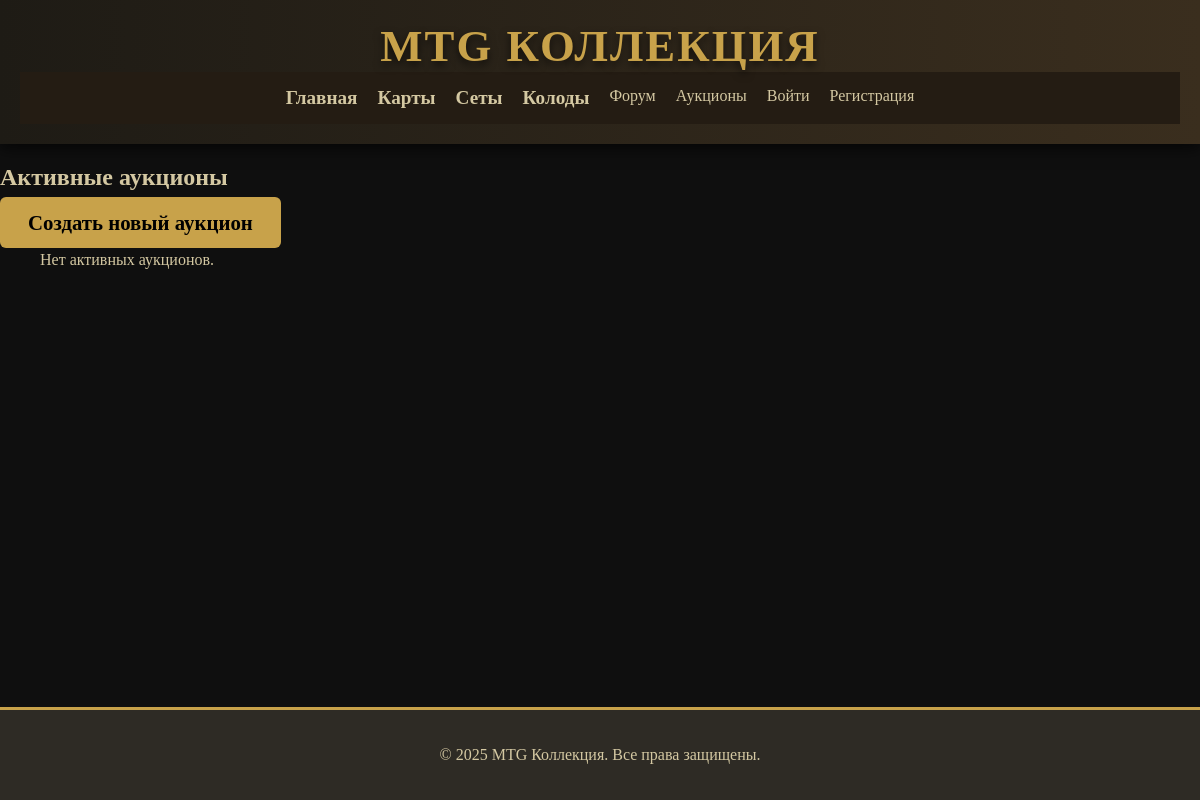
The app's page /auctions/, older data.
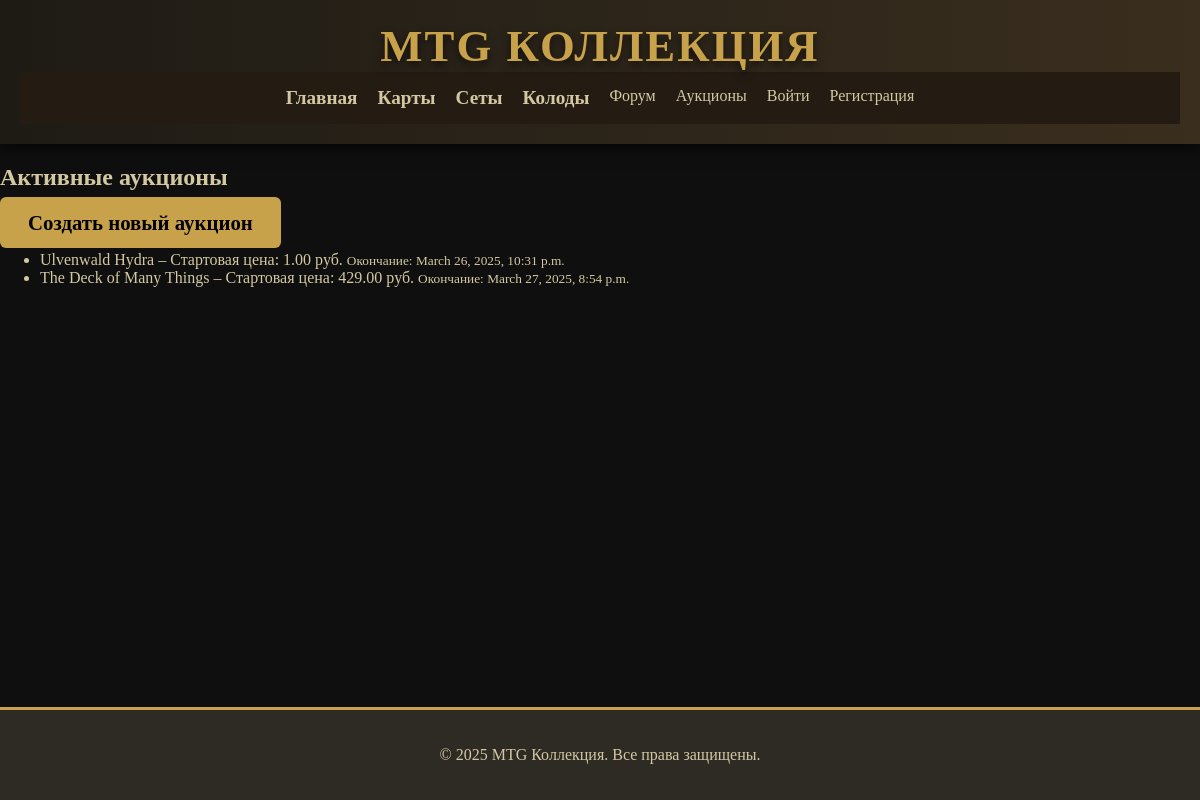
The same page, newer data.
### auctions/models.py (models this page shows, shortened)
class Auction(models.Model):
    card = models.ForeignKey(Card, on_delete=models.CASCADE, related_name='auctions')
    seller = models.ForeignKey(User, on_delete=models.CASCADE, related_name='auctions')
    starting_price = models.DecimalField(max_digits=10, decimal_places=2)
    current_price = models.DecimalField(max_digits=10, decimal_places=2, null=True, blank=True)
    end_time = models.DateTimeField()
    approved = models.BooleanField(default=False)  # Аукцион публикуется только после подтверждения администратора
    is_active = models.BooleanField(default=True)   # Флаг активности аукциона
    created_at = models.DateTimeField(auto_now_add=True)

### mtg_app/models.py (models this page shows, shortened)
class Card(models.Model):
    scryfall_id = models.CharField(max_length=100, unique=True, verbose_name="Scryfall ID")
    name = models.CharField(max_length=200, verbose_name="Название")
    set = models.ForeignKey('Set', on_delete=models.CASCADE, verbose_name="Сет",related_name='cards')
    collector_number = models.CharField(max_length=20, verbose_name="Коллекционный номер")
    foil = models.BooleanField(default=False, verbose_name="Фоил")
    rarity = models.CharField(max_length=50, verbose_name="Редкость")
    quantity = models.IntegerField(default=1, verbose_name="Количество")
    purchase_price = models.DecimalField(max_digits=10, decimal_places=2,default=0, verbose_name="Цена покупки")
    language = models.CharField(max_length=50, verbose_name="Язык")
    condition = models.CharField(max_length=50, verbose_name="Состояние")
    image_url = models.CharField(max_length=200, blank=True, null=True, verbose_name="Ссылка на изображение")
    owner = models.ForeignKey(User, on_delete=models.CASCADE, related_name="cards", null=True, blank=True)

### auctions/views.py (the view)
# urls.py: path('', views.auction_list, name='auction_list'),
def auction_list(request):
    auctions = Auction.objects.filter(
        approved=True,
        is_active=True,
        end_time__gt=timezone.now()
    ).order_by('end_time')
    return render(request, 'auctions/auction_list.html', {'auctions': auctions})

### auctions/templates/auctions/auction_list.html (shortened to what this page needs)
{% extends 'mtg_app/base.html' %} {% load static %}  {% block content %}
<h2>Активные аукционы</h2>
<a href="{% url 'auctions:create_auction' %}" class="btn"
  >Создать новый аукцион</a
>
<ul>
  {% for auction in auctions %}
  <li>
    <a href="{% url 'auctions:auction_detail' auction.id %}">
      {{ auction.card.name }} – Стартовая цена: {{ auction.starting_price }}
      руб.
    </a>
    <small>Окончание: {{ auction.end_time }}</small>
  </li>
  {% empty %}
  <p>Нет активных аукционов.</p>
  {% endfor %}
</ul>
{% endblock %}

### mtg_app/templates/mtg_app/base.html (shortened to what this page needs)
{% load static %}
<html lang="ru">
  <head>
    <link rel="stylesheet" href="{% static 'mtg_app/styles.css' %}" />
  </head>
  <body>
    <header>
      <div class="header-content">
        <h1>MTG Коллекция</h1>
        <nav>
          <a href="{% url 'mtg_app:home' %}" class="nav-link">Главная</a>
          <a href="{% url 'mtg_app:card_list' %}" class="nav-link">Карты</a>
          <a href="{% url 'mtg_app:set_list' %}" class="nav-link">Сеты</a>
          <a href="{% url 'mtg_app:deck_list' %}" class="nav-link">Колоды</a>
          <a href="{% url 'forum:thread_list' %}">Форум</a>
          <a href="{% url 'auctions:auction_list' %}">Аукционы</a>
          {% if user.is_authenticated %}
          <a
            href="{% url 'mtg_app:add_card' %}"
            class="add-button {% if request.resolver_match.url_name == 'add_card' %}active{% endif %}"
            >Добавить карту</a
          >
          <a
            href="{% url 'mtg_app:add_deck' %}"
            class="add-button {% if request.resolver_match.url_name == 'add_deck' %}active{% endif %}"
            >Добавить колоду</a
          >
          <span>Вы вошли как {{ user.username }}</span>
          <a href="{% url 'logout' %}?next={% url 'mtg_app:home' %}">Выйти</a>
          {% else %}
          <a href="{% url 'login' %}">Войти</a>
          <a href="{% url 'mtg_app:register' %}">Регистрация</a>
          {% endif %}
        </nav>
      </div>
    </header>
    <main>
      {% block content %}{% endblock %}
    </main>
    <footer>
      <p>&copy; 2025 MTG Коллекция. Все права защищены.</p>
    </footer>
  </body>
</html>

### mtg_app/static/mtg_app/styles.css (style rules this page uses)
html, body { height: 100%; }
body { background: #0f0f0f; color: #d4c8a2; font-family: "Beleren", serif; margin: 0; padding: 0; min-height: 100vh; display: flex; flex-direction: column; }
main { flex: 1; }
header { background: linear-gradient(90deg, #1e1b15, #3a2e1e); padding: 20px; text-align: center; box-shadow: 0 4px 15px rgba(0, 0, 0, 0.7); }
header h1 { margin: 0; font-size: 2.8rem; color: #c8a24a; text-transform: uppercase; letter-spacing: 2px; text-shadow: 0 4px 8px rgba(0, 0, 0, 0.6); }
nav { display: flex; justify-content: center; gap: 20px; padding: 15px 0; background: #241c13; }
.nav-link { color: #d4c8a2; font-size: 1.2rem; text-decoration: none; font-weight: bold; transition: color 0.3s, transform 0.2s; }
.btn { background: #c8a24a; color: #000; padding: 14px 28px; text-decoration: none; border-radius: 6px; font-size: 1.3rem; font-weight: bold; transition: background 0.3s, color 0.3s, transform 0.2s; }
footer { background: #2e2b25; padding: 20px; text-align: center; color: #d4c8a2; font-size: 1rem; border-top: 3px solid #c8a24a; }
body::before { content: ""; position: fixed; top: 0; left: 0; width: 100%; height: 100%; background: url("/static/mtg_app/images/mtg_art.jpg") no-repeat center center/cover; opacity: 0.5; z-index: -1; }
a { text-decoration: none; color: inherit; }

Row changes from the older to the newer data that the page shows:
added Auction: card.name "Ulvenwald Hydra", starting_price "1.00", end_time "March 26, 2025, 10:31 p.m."
added Auction: card.name "The Deck of Many Things", starting_price "429.00", end_time "March 27, 2025, 8:54 p.m."
Text that changed along with them:
text no longer shown: "Нет активных аукционов."
